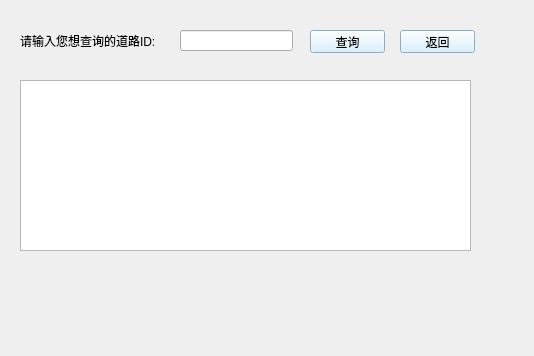
<?xml version="1.0" encoding="UTF-8"?>
<ui version="4.0">
 <class>road_inf</class>
 <widget class="QWidget" name="road_inf">
  <property name="geometry">
   <rect>
    <x>0</x>
    <y>0</y>
    <width>534</width>
    <height>356</height>
   </rect>
  </property>
  <property name="minimumSize">
   <size>
    <width>534</width>
    <height>356</height>
   </size>
  </property>
  <property name="maximumSize">
   <size>
    <width>534</width>
    <height>356</height>
   </size>
  </property>
  <property name="windowTitle">
   <string>Form</string>
  </property>
  <property name="styleSheet">
   <string notr="true">#road_inf{image: url(:/new/prefix1/bus.jpg);}</string>
  </property>
  <widget class="QLabel" name="label">
   <property name="geometry">
    <rect>
     <x>20</x>
     <y>20</y>
     <width>151</width>
     <height>41</height>
    </rect>
   </property>
   <property name="text">
    <string>请输入您想查询的道路ID:</string>
   </property>
  </widget>
  <widget class="QLineEdit" name="lineEdit">
   <property name="geometry">
    <rect>
     <x>180</x>
     <y>30</y>
     <width>113</width>
     <height>21</height>
    </rect>
   </property>
  </widget>
  <widget class="QTextEdit" name="textEdit">
   <property name="geometry">
    <rect>
     <x>20</x>
     <y>80</y>
     <width>451</width>
     <height>171</height>
    </rect>
   </property>
  </widget>
  <widget class="QPushButton" name="pushButton">
   <property name="geometry">
    <rect>
     <x>400</x>
     <y>30</y>
     <width>75</width>
     <height>23</height>
    </rect>
   </property>
   <property name="styleSheet">
    <string notr="true">background-color: rgb(208, 237, 255);</string>
   </property>
   <property name="text">
    <string>返回</string>
   </property>
  </widget>
  <widget class="QPushButton" name="pushButton_2">
   <property name="geometry">
    <rect>
     <x>310</x>
     <y>30</y>
     <width>75</width>
     <height>23</height>
    </rect>
   </property>
   <property name="styleSheet">
    <string notr="true">background-color: rgb(208, 237, 255);</string>
   </property>
   <property name="text">
    <string>查询</string>
   </property>
  </widget>
 </widget>
 <resources/>
 <connections/>
</ui>
